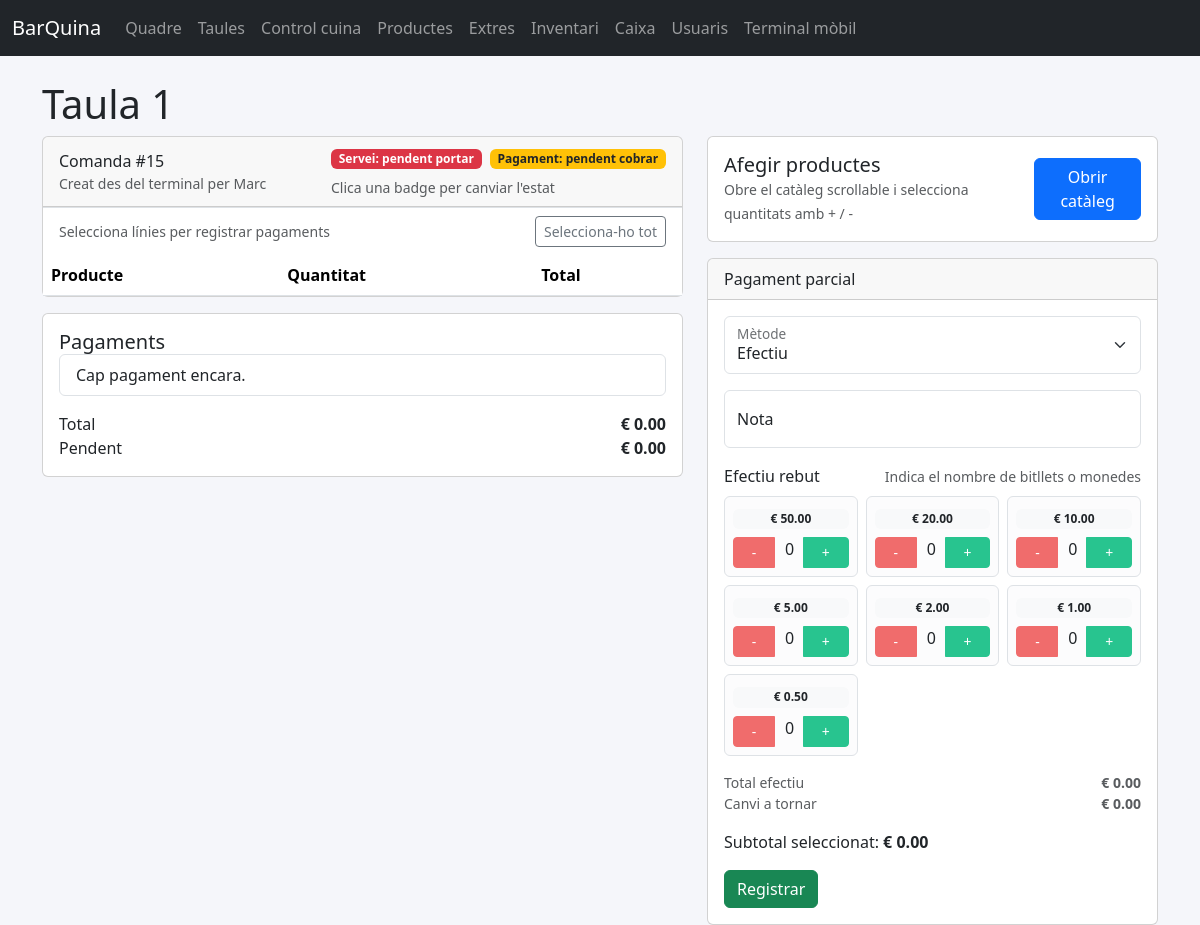
/tables/1, run on an earlier commit of the app's database.
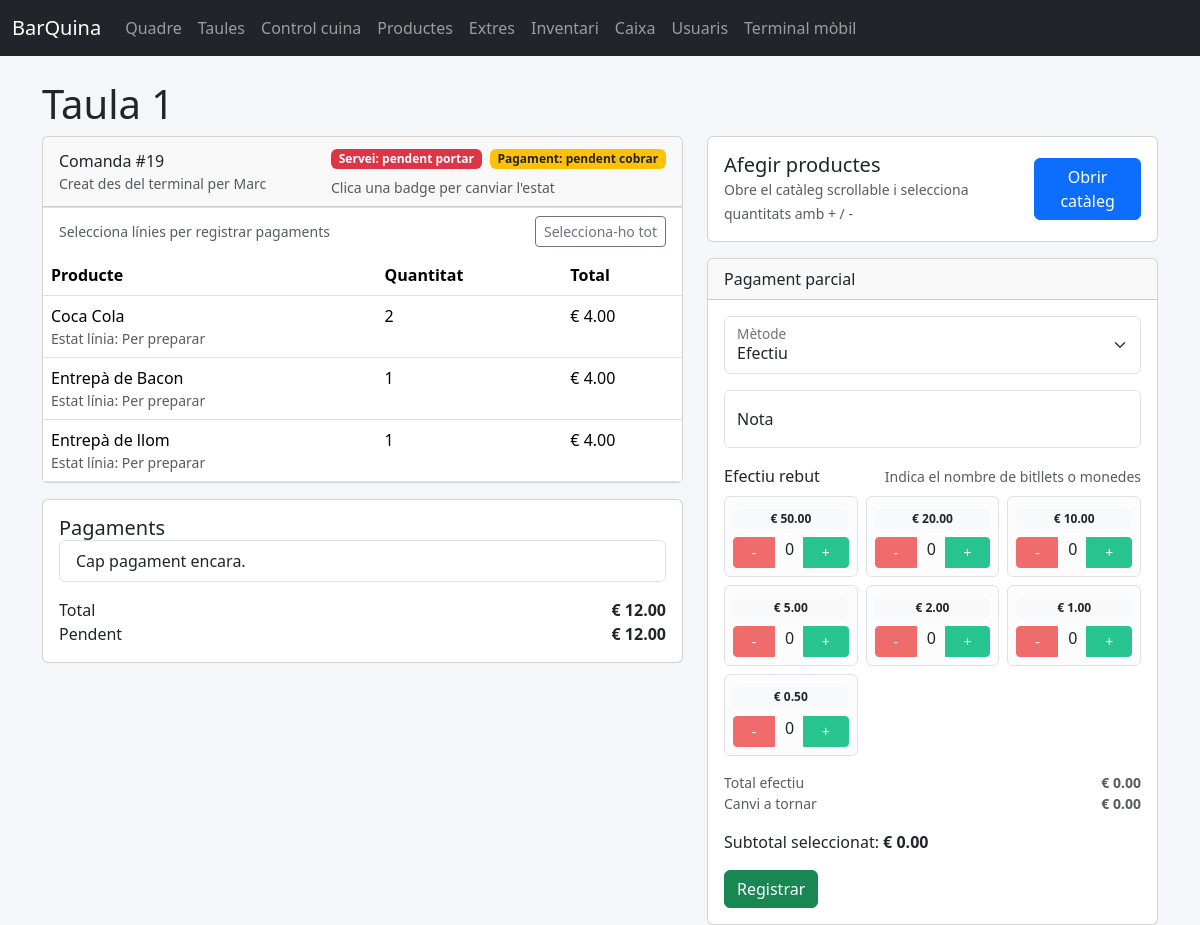
And on a later commit of the database.
### app/models.py (models this page shows, shortened)
class Table(db.Model):
    __tablename__ = "tables"
    id = db.Column(db.Integer, primary_key=True)
    name = db.Column(db.String(50), unique=True, nullable=False)
    seats = db.Column(db.Integer, default=4)
    orders = db.relationship("Order", back_populates="table", cascade="all, delete-orphan")

class Order(db.Model):
    __tablename__ = "orders"
    id = db.Column(db.Integer, primary_key=True)
    table_id = db.Column(db.Integer, db.ForeignKey("tables.id"), nullable=False)
    created_by_id = db.Column(db.Integer, db.ForeignKey("staff_users.id"))
    status = db.Column(db.String(32), default=FulfillmentStatus.PENDING_DELIVERY.value, nullable=False)
    fulfillment_status = db.Column(
        db.Enum(FulfillmentStatus), default=FulfillmentStatus.PENDING_DELIVERY, nullable=False
    )
    payment_status = db.Column(db.Enum(PaymentStatus), default=PaymentStatus.PENDING_PAYMENT, nullable=False)
    notes = db.Column(db.Text)
    created_at = db.Column(db.DateTime, default=datetime.utcnow)
    updated_at = db.Column(db.DateTime, default=datetime.utcnow, onupdate=datetime.utcnow)
    table = db.relationship("Table", back_populates="orders")
    created_by = db.relationship("StaffUser", back_populates="orders")
    items = db.relationship("OrderItem", back_populates="order", cascade="all, delete-orphan")
    payments = db.relationship("Payment", back_populates="order", cascade="all, delete-orphan")
    def subtotal(self) -> float:
        return sum(item.line_total() for item in self.items)
    def paid_total(self) -> float:
        return sum(payment.amount for payment in self.payments)
    def outstanding_total(self) -> float:
        return max(self.subtotal() - self.paid_total(), 0.0)

class StaffUser(db.Model):
    __tablename__ = "staff_users"
    id = db.Column(db.Integer, primary_key=True)
    name = db.Column(db.String(60), unique=True, nullable=False)
    is_active = db.Column(db.Boolean, default=True)
    orders = db.relationship("Order", back_populates="created_by")

class OrderItem(db.Model):
    __tablename__ = "order_items"
    id = db.Column(db.Integer, primary_key=True)
    order_id = db.Column(db.Integer, db.ForeignKey("orders.id"), nullable=False)
    product_id = db.Column(db.Integer, db.ForeignKey("products.id"), nullable=False)
    quantity = db.Column(db.Integer, default=1)
    unit_price = db.Column(db.Float, nullable=False)
    status = db.Column(db.Enum(OrderItemStatus), default=OrderItemStatus.PENDING, nullable=False)
    notes = db.Column(db.String(120))
    order = db.relationship("Order", back_populates="items")
    product = db.relationship("Product", back_populates="order_items")
    payment_links = db.relationship("PaymentItem", back_populates="order_item", cascade="all, delete-orphan")
    extras = db.relationship("OrderItemExtra", back_populates="order_item", cascade="all, delete-orphan")
    def line_total(self) -> float:
        base_total = self.quantity * self.unit_price
        extras_total = sum(extra.price_delta * extra.quantity for extra in self.extras)
        return round(base_total + extras_total, 2)

class Product(db.Model):
    __tablename__ = "products"
    id = db.Column(db.Integer, primary_key=True)
    name = db.Column(db.String(80), nullable=False)
    category = db.Column(db.String(30), nullable=False, default="beguda")
    price = db.Column(db.Float, nullable=False)
    is_active = db.Column(db.Boolean, default=True)
    order_items = db.relationship("OrderItem", back_populates="product")
    product_extras = db.relationship(
        "ProductExtra",
        back_populates="product",
        cascade="all, delete-orphan",
        lazy="joined",
    )
    extras = db.relationship(
        "Extra",
        secondary="product_extras",
        viewonly=True,
        lazy="joined",
        order_by="Extra.name",
    )

### app/blueprints/orders/routes.py (the view)
@bp.route("/tables/<int:table_id>")
def table_detail(table_id: int):
    table = Table.query.get_or_404(table_id)
    requested_order_id = request.args.get("order_id", type=int)
    order = None
    if requested_order_id:
        order = Order.query.filter_by(id=requested_order_id, table_id=table.id).first()
        if not order:
            flash("No hem trobat la comanda indicada", "warning")
    if not order:
        order = (
            Order.query.filter_by(table_id=table.id)
            .order_by(Order.created_at.desc())
            .first()
        )
    product_groups = _grouped_products()
    return render_template(
        "orders/table_detail.html",
        table=table,
        order=order,
        product_groups=product_groups,
        fulfillment_statuses=list(FulfillmentStatus),
        payment_statuses=list(PaymentStatus),
        item_statuses=list(OrderItemStatus),
    )

### app/blueprints/orders/routes.py (called while the page is built)
def _grouped_products() -> dict[str, list[Product]]:
    products = (
        Product.query.filter_by(is_active=True)
        .options(joinedload(Product.product_extras))
        .order_by(Product.category, Product.name)
        .all()
    )
    groups: dict[str, list[Product]] = defaultdict(list)
    for product in products:
        groups[product.category].append(product)
    return groups

### app/models.py (called while the page is built)
    @property
    def label(self) -> str:
        return self.value.replace("_", " ")

    @property
    def label(self) -> str:
        return self.value.replace("_", " ")

    @property
    def label(self) -> str:
        custom = {
            OrderItemStatus.PENDING: "Per preparar",
            OrderItemStatus.PREPARED: "Preparat",
        }
        return custom.get(self, self.value.replace("_", " "))

### app/templates/orders/table_detail.html (shortened to what this page needs)
{% extends "base.html" %}
{% block content %}
<h1>{{ table.name }}</h1>
{% if order %}
<div class="row g-4">
    <div class="col-lg-7">
        <div class="card mb-3">
            <div class="card-header d-flex justify-content-between align-items-center">
                <div>
                    <span>Comanda #{{ order.id }}</span>
                    {% if order.created_by %}
                    <div class="text-muted small">Creat des del terminal per {{ order.created_by.name }}</div>
                    {% endif %}
                </div>
                <div class="d-flex flex-column gap-2">
                    {% set next_fulfillment = 'servida' if order.fulfillment_status.value != 'servida' else 'pendent_portar' %}
                    {% set next_payment = 'cobrada' if order.payment_status.value != 'cobrada' else 'pendent_cobrar' %}
                    <div class="d-flex flex-wrap gap-2">
                        <form method="post" action="{{ url_for('orders.update_order_status', order_id=order.id) }}" class="m-0">
                            <button type="submit" class="badge border-0 {% if order.fulfillment_status.value == 'servida' %}bg-success{% else %}bg-danger{% endif %} status-toggle" title="Clica per alternar l'estat de servei">
                                Servei: {{ order.fulfillment_status.label }}
                            </button>
                        </form>
                        <form method="post" action="{{ url_for('orders.update_order_status', order_id=order.id) }}" class="m-0">
                            <button type="submit" class="badge border-0 {% if order.payment_status.value == 'cobrada' %}bg-success{% else %}bg-warning text-dark{% endif %} status-toggle" title="Clica per alternar l'estat de pagament">
                                Pagament: {{ order.payment_status.label }}
                            </button>
                        </form>
                    </div>
                    <small class="text-muted">Clica una badge per canviar l'estat</small>
                </div>
            </div>
            <div class="d-flex justify-content-between align-items-center px-3 py-2 border-top">
                <small class="text-muted mb-0">Selecciona línies per registrar pagaments</small>
                <button class="btn btn-sm btn-outline-secondary" type="button" id="selectAllItems">Selecciona-ho tot</button>
            </div>
            <div class="table-responsive">
                <table class="table table-clickable mb-0">
                    <thead>
                        <tr>
                            <th>Producte</th>
                            <th>Quantitat</th>
                            <th>Total</th>
                        </tr>
                    </thead>
                    <tbody>
                    {% for item in order.items %}
                        <tr class="js-item-row" data-item-id="{{ item.id }}" role="button" aria-pressed="false">
                            <td>
                                {{ item.product.name }}
                                <small class="text-muted d-block">Estat línia: {{ item.status.label }}</small>
                            </td>
                            <td>{{ item.quantity }}</td>
                            <td>€ {{ '%.2f'|format(item.line_total()) }}</td>
                        </tr>
                    {% endfor %}
                    </tbody>
                </table>
            </div>
        </div>
        <div class="card">
            <div class="card-body">
                <h5>Pagaments</h5>
                <ul class="list-group mb-3">
                {% for payment in order.payments %}
                    <li class="list-group-item d-flex justify-content-between">
                        <span>{{ payment.method.value }} - {{ payment.created_at.strftime('%H:%M') }}</span>
                        <strong>€ {{ '%.2f'|format(payment.amount) }}</strong>
                    </li>
                {% else %}
                    <li class="list-group-item">Cap pagament encara.</li>
                {% endfor %}
                </ul>
                <div class="d-flex justify-content-between">
                    <span>Total</span>
                    <strong>€ {{ '%.2f'|format(order.subtotal()) }}</strong>
                </div>
                <div class="d-flex justify-content-between">
                    <span>Pendent</span>
                    <strong id="pending">€ {{ '%.2f'|format(order.outstanding_total()) }}</strong>
                </div>
            </div>
        </div>
    </div>
    <div class="col-lg-5">
        <div class="card mb-3">
            <div class="card-body d-flex justify-content-between align-items-center">
                <div>
                    <h5 class="mb-0">Afegir productes</h5>
                    <small class="text-muted">Obre el catàleg scrollable i selecciona quantitats amb + / -</small>
                </div>
                <button class="btn btn-primary" type="button" data-bs-toggle="modal" data-bs-target="#productPickerModal">Obrir catàleg</button>
            </div>
        </div>
        <div class="card">
            <div class="card-header">Pagament parcial</div>
            <div class="card-body">
                <form method="post" action="{{ url_for('orders.add_payment', order_id=order.id) }}" id="splitPayment">
                    <div class="form-floating mb-3">
                        <select class="form-select" name="method">
                            <option value="efectiu">Efectiu</option>
                        </select>
                        <label>Mètode</label>
                    </div>
                    <div class="form-floating mb-3">
                        <input class="form-control" name="note" placeholder="Client 1">
                        <label>Nota</label>
                    </div>
                    {% set cash_values = [50, 20, 10, 5, 2, 1, 0.5] %}
                    <div class="mb-3">
                        <div class="d-flex justify-content-between align-items-center mb-2">
                            <label class="form-label mb-0">Efectiu rebut</label>
                            <small class="text-muted">Indica el nombre de bitllets o monedes</small>
                        </div>
                        <div class="row g-2" id="cashCounter">
                            {% for value in cash_values %}
                            {% set input_id = 'cashInput' ~ loop.index0 %}
                            <div class="col-6 col-md-4">
                                <div class="border rounded p-2 h-100 bg-light-subtle">
                                    <div class="text-center mb-2">
                                        <span class="badge text-dark bg-light w-100">€ {{ '%.2f'|format(value) }}</span>
                                    </div>
                                    <div class="btn-group w-100" role="group" aria-label="Controls € {{ '%.2f'|format(value) }}">
                                        <button class="btn btn-soft-danger btn-sm js-cash-minus" type="button" data-target="{{ input_id }}">-</button>
                                        <span class="flex-grow-1 text-center js-cash-count" data-display-for="{{ input_id }}">0</span>
                                        <button class="btn btn-soft-success btn-sm js-cash-plus" type="button" data-target="{{ input_id }}">+</button>
                                    </div>
                                </div>
                            </div>
                            {% endfor %}
                        </div>
                    </div>
                    <div class="d-flex justify-content-between small text-muted">
                        <span>Total efectiu</span>
                        <strong id="cashTotal">€ 0.00</strong>
                    </div>
                    <div class="d-flex justify-content-between small text-muted mb-3">
                        <span>Canvi a tornar</span>
                        <strong id="cashChange">€ 0.00</strong>
                    </div>
                    <p>Subtotal seleccionat: <strong id="selectedTotal">€ 0.00</strong></p>
                    <button class="btn btn-success" type="submit">Registrar</button>
                </form>
            </div>
        </div>
    </div>
</div>
{% else %}
<p>No hi ha comandes obertes.</p>
<form method="post" action="{{ url_for('orders.create_order', table_id=table.id) }}">
    <button class="btn btn-primary">Crear comanda</button>
</form>
{% endif %}
{% endblock %}

### app/templates/base.html (shortened to what this page needs)
<!doctype html>
<html lang="ca">
<head>
    <link rel="stylesheet" href="{{ url_for('static', filename='vendor/bootstrap.min.css') }}">
    <link rel="stylesheet" href="{{ url_for('static', filename='css/app.css') }}">
</head>
<body>
<nav class="navbar navbar-expand-lg navbar-dark bg-dark mb-4">
    <div class="container-fluid">
        <a class="navbar-brand" href="/">BarQuina</a>
        <div class="collapse navbar-collapse">
            <ul class="navbar-nav me-auto mb-2 mb-lg-0">
                <li class="nav-item"><a class="nav-link" href="/">Quadre</a></li>
                <li class="nav-item"><a class="nav-link" href="/tables">Taules</a></li>
                <li class="nav-item"><a class="nav-link" href="/kitchen/">Control cuina</a></li>
                <li class="nav-item"><a class="nav-link" href="/catalog/products">Productes</a></li>
                <li class="nav-item"><a class="nav-link" href="/catalog/extras">Extres</a></li>
                <li class="nav-item"><a class="nav-link" href="/catalog/inventory">Inventari</a></li>
                <li class="nav-item"><a class="nav-link" href="/cash/sessions">Caixa</a></li>
                <li class="nav-item"><a class="nav-link" href="/users/">Usuaris</a></li>
                <li class="nav-item"><a class="nav-link" href="/mobile/">Terminal mòbil</a></li>
            </ul>
        </div>
    </div>
</nav>
<div class="container">
    {% block content %}{% endblock %}
</div>
</body>
</html>

### app/static/css/app.css (style rules this page uses)
body { background-color: #f5f6fa; }
.card h5 { margin-bottom: 0; }
.btn-soft-success, .btn-soft-success:hover, .btn-soft-success:focus { background-color: #28c48f; border-color: #28c48f; color: #fff; }
.btn-soft-danger, .btn-soft-danger:hover, .btn-soft-danger:focus { background-color: #f06c6c; border-color: #f06c6c; color: #fff; }
.table-clickable tbody tr { cursor: pointer; }

What changed in the data, as far as the page shows it:
no longer on this page (row edited): Order: id "15", fulfillment_status.label "pendent portar", payment_status.label "pendent cobrar"
added Order: id "19", fulfillment_status.label "pendent portar", payment_status.label "pendent cobrar"
added OrderItem: product.name "Coca Cola", status.label "Per preparar", quantity "2", line_total "4.00", subtotal "12.00", outstanding_total "12.00"
added OrderItem: product.name "Entrepà de Bacon", status.label "Per preparar", quantity "1", line_total "4.00"
added OrderItem: product.name "Entrepà de llom", status.label "Per preparar", quantity "1", line_total "4.00"
Also different on the page:
{{ '%.2f'|format(order.subtotal()) }}: "0.00" → (not shown)
{{ '%.2f'|format(order.outstanding_total()) }}: "0.00" → (not shown)
